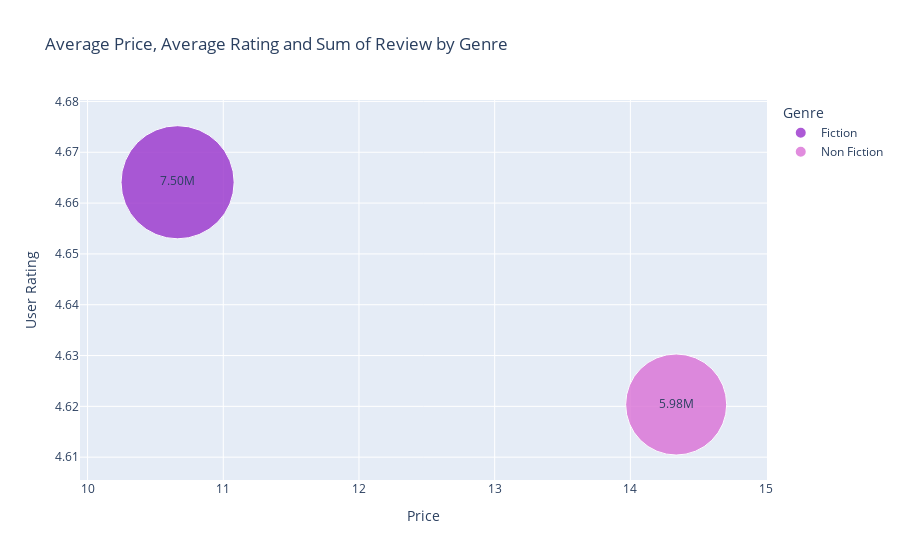

Here is the notebook cell this chart was saved with:
### Markdown cell above
Now, let's take all 4 parameters (Genre, Price, Reviews and User Rating) and create a graph that allows us to see the full picture.

### Code cell
# Average price & rating grouped by genre
average_df = df_1.groupby('Genre').agg({
    'Price': 'mean',
    'User Rating': 'mean',
    'Reviews': 'sum'
}).reset_index()

# Custom formatting for labels
average_df['Reviews_mil'] = (average_df['Reviews'] / 1e6).map(lambda x: f'{x:.2f}M')

print(average_df)

# Custom colors
colors = {'Fiction':'#9932CC', 'Non Fiction':'#DA70D6'}

# Scatter plot
fig = px.scatter(average_df, 
                x = 'Price', 
                y = 'User Rating', 
                height = 350, 
                color = 'Genre',
                text = 'Reviews_mil',
                opacity = 0.8,
                size = 'Reviews', 
                size_max = 80,
                title = 'Average Price, Average Rating and Sum of Review by Genre',
                color_discrete_map = colors
                )

fig.update_traces(textposition = 'middle center')
fig.layout.update(showlegend = True)

fig.show()

### Figure 1 — Plotly figure (JSON) as saved in the notebook; plotly's stock layout.template omitted (floating-point values rounded to 4 significant figures)
{"data": [{"hovertemplate": "Genre=Fiction<br>Price=%{x}<br>User Rating=%{y}<br>Reviews=%{marker.size}<br>Reviews_mil=%{text}<extra></extra>", "legendgroup": "Fiction", "marker": {"color": "#9932CC", "opacity": 0.8, "size": [7498641], "sizemode": "area", "sizeref": 1172.0, "symbol": "circle"}, "mode": "markers+text", "name": "Fiction", "orientation": "v", "showlegend": true, "text": ["7.50M"], "textposition": "middle center", "type": "scatter", "x": [10.66], "xaxis": "x", "y": [4.664], "yaxis": "y"}, {"hovertemplate": "Genre=Non Fiction<br>Price=%{x}<br>User Rating=%{y}<br>Reviews=%{marker.size}<br>Reviews_mil=%{text}<extra></extra>", "legendgroup": "Non Fiction", "marker": {"color": "#DA70D6", "opacity": 0.8, "size": [5979996], "sizemode": "area", "sizeref": 1172.0, "symbol": "circle"}, "mode": "markers+text", "name": "Non Fiction", "orientation": "v", "showlegend": true, "text": ["5.98M"], "textposition": "middle center", "type": "scatter", "x": [14.34], "xaxis": "x", "y": [4.62], "yaxis": "y"}], "layout": {"autosize": true, "legend": {"itemsizing": "constant", "title": {"text": "Genre"}, "tracegroupgap": 0}, "showlegend": true, "title": {"text": "Average Price, Average Rating and Sum of Review by Genre"}, "xaxis": {"anchor": "y", "autorange": true, "domain": [0, 1], "range": [10.08, 14.89], "title": {"text": "Price"}, "type": "linear"}, "yaxis": {"anchor": "x", "autorange": true, "domain": [0, 1], "range": [4.535, 4.758], "title": {"text": "User Rating"}, "type": "linear"}}}
